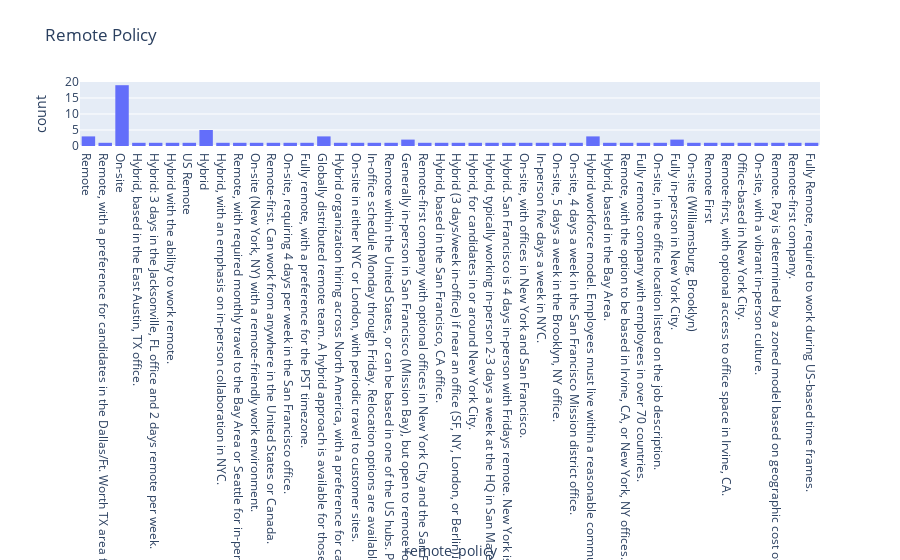

Write notebook code for a chart like this one.
### Code cell
fig = px.histogram(df, x='remote_policy', title='Remote Policy')
fig.show()

### Figure 1 — Plotly figure (JSON) as saved in the notebook; plotly's stock layout.template omitted (floating-point values rounded to 4 significant figures)
{"data": [{"bingroup": "x", "hovertemplate": "remote_policy=%{x}<br>count=%{y}<extra></extra>", "legendgroup": "", "marker": {"color": "#636efa", "pattern": {"shape": ""}}, "name": "", "orientation": "v", "showlegend": false, "type": "histogram", "x": ["Remote", "Remote, with a preference for candidates in the Dallas/Ft. Worth TX area for occasional in-person meetings.", "On-site", "On-site", "On-site", null, "Hybrid, based in the East Austin, TX office.", "Hybrid: 3 days in the Jacksonville, FL office and 2 days remote per week.", "Hybrid with the ability to work remote.", "US Remote", "Hybrid", "Hybrid, with an emphasis on in-person collaboration in NYC.", "Remote, with required monthly travel to the Bay Area or Seattle for in-person team meetings.", "On-site (New York, NY) with a remote-friendly work environment.", "On-site", "On-site", "Remote-first. Can work from anywhere in the United States or Canada.", "On-site", "On-site, requiring 4 days per week in the San Francisco office.", "Fully remote, with a preference for the PST timezone.", "On-site", "On-site", "Globally distributed remote team. A hybrid approach is available for those in London, with travel covered for occasional visits for non-London team members.", "Globally distributed remote team. A hybrid approach is available for those in London, with travel covered for occasional visits for non-London team members.", "Hybrid organization hiring across North America, with a preference for candidates who can frequently work from San Francisco or New York offices.", "On-site in either NYC or London, with periodic travel to customer sites.", "On-site", "On-site", "In-office schedule Monday through Friday. Relocation options are available.", "On-site", "Remote within the United States, or can be based in one of the US hubs. Pay for remote roles is localized to 80-100% of the SF/NY hub range.", "Generally in-person in San Francisco (Mission Bay), but open to remote for the right candidate.", "Remote-first company with optional offices in New York City and the San Francisco Bay Area. A WFH monthly stipend is provided for other remote employees.", null, "Hybrid, based in the San Francisco, CA office.", "Globally distributed remote team. A hybrid approach is available for those in London, with travel covered for occasional visits for non-London team members.", "Generally in-person in San Francisco (Mission Bay), but open to remote for the right candidate.", "Hybrid (3 days/week in-office) if near an office (SF, NY, London, or Berlin). Fully remote if located beyond commuting distance.", "Hybrid, for candidates in or around New York City.", "On-site", "Hybrid, typically working in-person 2-3 days a week at the HQ in San Mateo, CA. Includes two approved remote work weeks per year.", null, "Hybrid. San Francisco is 4 days in-person with Fridays remote. New York is remote until the NYC office opens, then will be 4 days in-person with Fridays remote.", "On-site", "Hybrid", "On-site, with offices in New York and San Francisco.", "On-site", "In-person five days a week in NYC.", "On-site, 5 days a week in the Brooklyn, NY office.", null, "On-site, 4 days a week in the San Francisco Mission district office.", "Hybrid workforce model. Employees must live within a reasonable commuting distance of their office location.", "Hybrid", "Hybrid, based in the Bay Area.", "Remote, with the option to be based in Irvine, CA, or New York, NY offices.", "Remote", "Fully remote company with employees in over 70 countries.", "On-site, in the office location listed on the job description.", "Fully in-person in New York City.", null, "Fully in-person in New York City.", "Hybrid workforce model. Employees must live within a reasonable commuting distance of their office location.", "On-site", "On-site (Williamsburg, Brooklyn)", "Remote First", "Hybrid", "Remote", "Remote-first, with optional access to office space in Irvine, CA.", "Hybrid", "On-site", "Office-based in New York City.", "On-site, with a vibrant in-person culture.", "On-site", "On-site", "Remote. Pay is determined by a zoned model based on geographic cost of labor.", "Hybrid workforce model. Employees must live within a reasonable commuting distance of their office location.", "Remote-first company.", "On-site", "Fully Remote, required to work during US-based time frames."], "xaxis": "x", "yaxis": "y"}], "layout": {"barmode": "relative", "legend": {"tracegroupgap": 0}, "title": {"text": "Remote Policy"}, "xaxis": {"anchor": "y", "domain": [0, 1], "title": {"text": "remote_policy"}}, "yaxis": {"anchor": "x", "domain": [0, 1], "title": {"text": "count"}}}}
